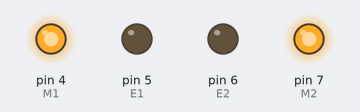
The sketch below on a simulated Arduino Uno, built with avr-gcc and run on an emulated ATmega328P. On the bench: output pins drawn as LEDs (lit = HIGH).

Above: at 0.18 s.
At 19.98 s:
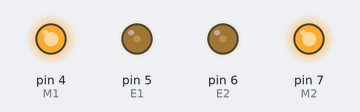
At 39.79 s:
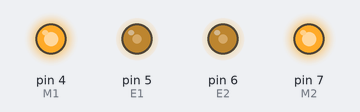
Timing chart, 0 to 40.0 s (numbered marks = the images above):
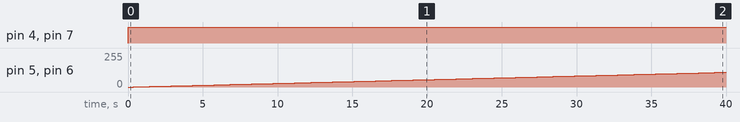

The sketch:

robo_car_.ino
```cpp
  int E1=5;
int M1=4;
int E2=6;
int M2=7;
void setup(){

  pinMode(M1, OUTPUT);
  pinMode(M2, OUTPUT);

}

void loop(){
  int value;

  for(value=0;value<=255;value+=1)
  {

    digitalWrite(M1, HIGH);
    digitalWrite(M2, HIGH);
    analogWrite(E1, value);
    analogWrite(E2, value);
    delay(100);
   digitalWrite(M1, HIGH);
    analogWrite(E1, value);

    delay(30);
    digitalWrite(M1, HIGH);
    digitalWrite(M2, HIGH);
    analogWrite(E1, value);
    analogWrite(E2, value);
    delay(100);

    digitalWrite(M2, HIGH);
    analogWrite(E2, value);
    delay(30);

    digitalWrite(M1, HIGH);
    digitalWrite(M2, HIGH);
    analogWrite(E1, value);
    analogWrite(E2, value);
    delay(100);
  }

  }
```

Measured:
- by itself, pin 4 (M1), pin 7 (M2): LOW → HIGH at 0.00 s
- by itself, pin 5 (E1), pin 6 (E2): moves from 0/255 to 111/255 over 39.6 s
